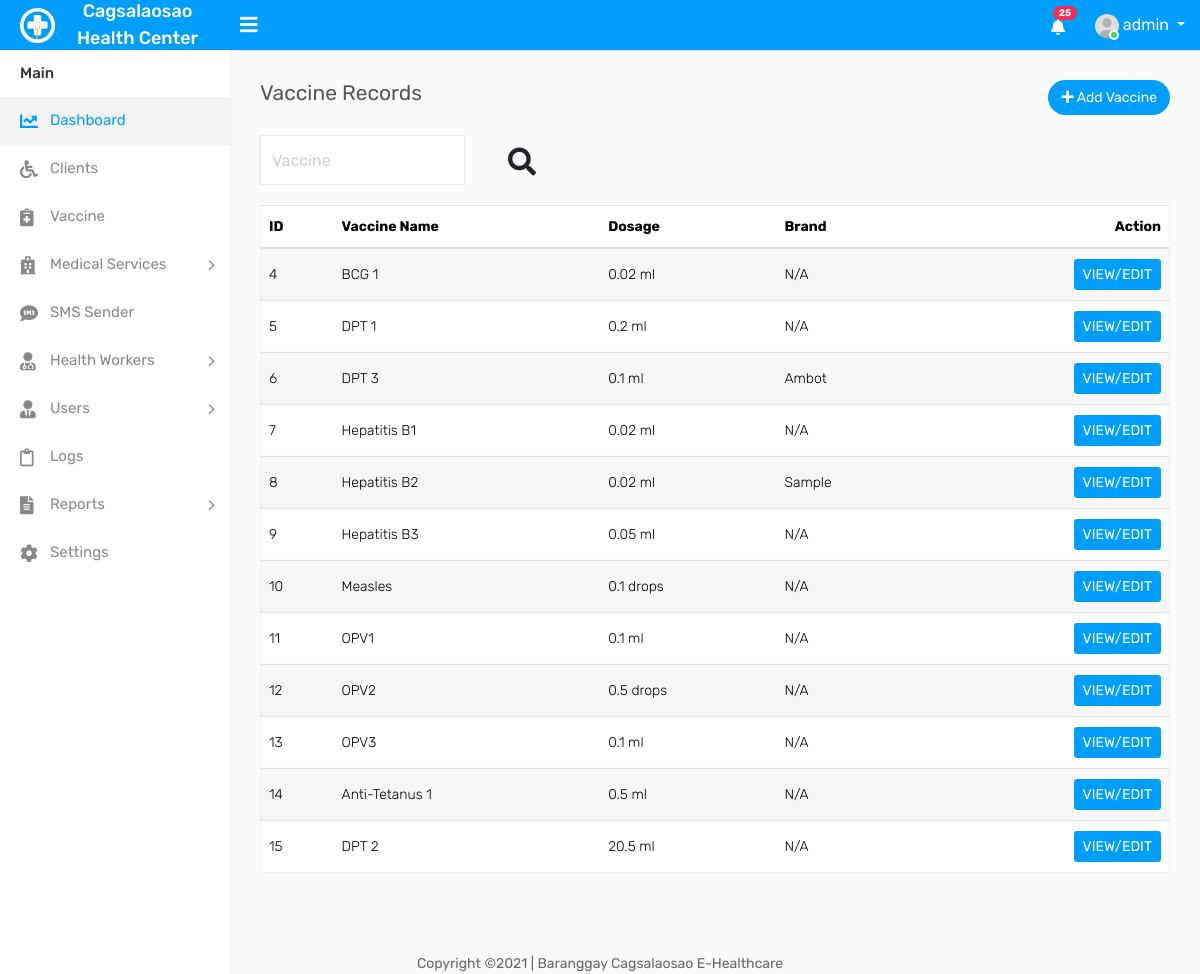
Page /vaccine.php (signed in) on the earlier database version.
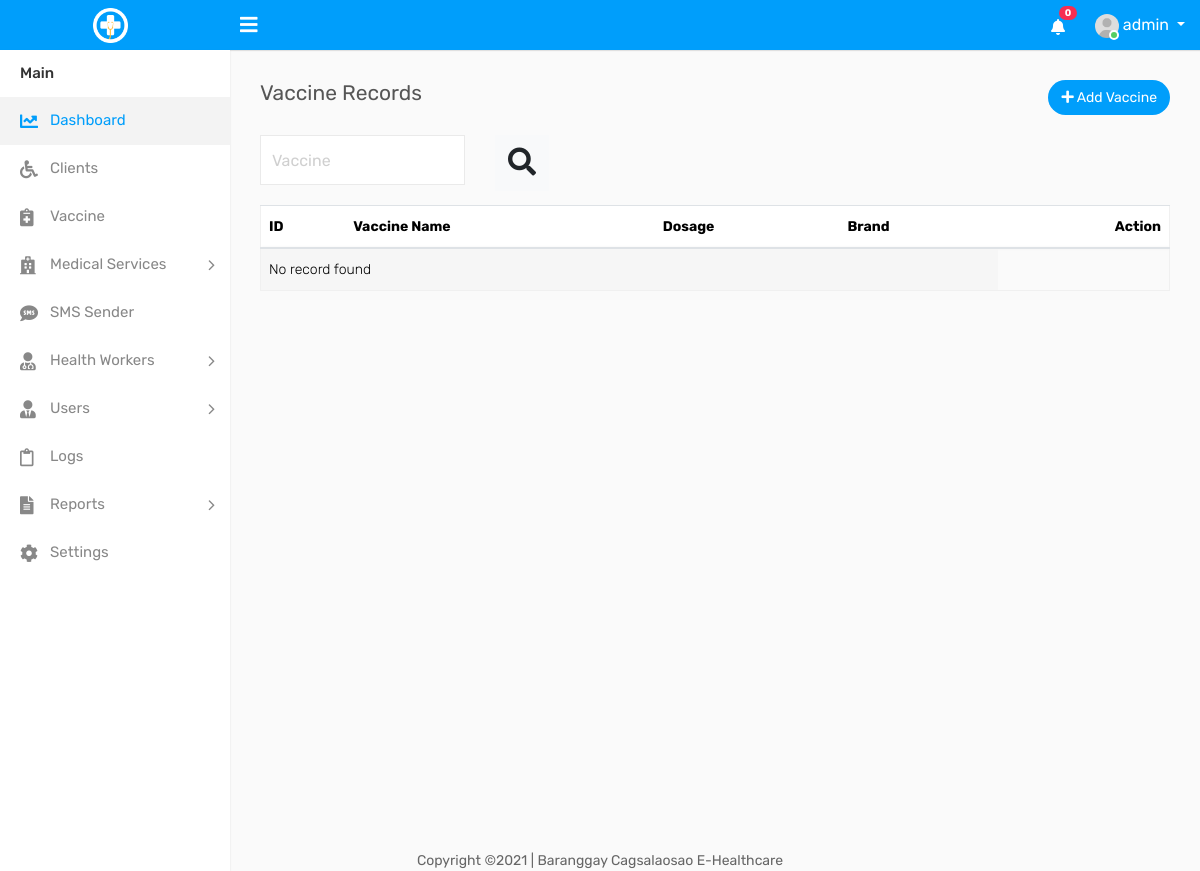
Same page on the later database version.
### tables this page shows
CREATE TABLE IF NOT EXISTS `settings` (
  `name` varchar(55) NOT NULL,
  `contact_person` varchar(55) NOT NULL,
  `brgy` varchar(55) NOT NULL,
  `city` varchar(55) NOT NULL,
  `province` varchar(55) NOT NULL,
  `postalcode` int(11) NOT NULL,
  `email` varchar(55) NOT NULL,
  `phone` varchar(55) NOT NULL,
  `telephone` varchar(55) NOT NULL,
  `web_url` varchar(55) NOT NULL
);

CREATE TABLE IF NOT EXISTS `vaccine` (
`vaccine_id` int(11) NOT NULL,
  `vaccine_name` varchar(55) NOT NULL,
  `vaccine_dosage` varchar(55) NOT NULL,
  `vaccine_brand` varchar(55) NOT NULL,
  `vaccine_manu_date` date NOT NULL,
  `vaccine_expdate` date NOT NULL
);

### vaccine.php (the view, shortened to what the changed rows need)
<!DOCTYPE html>
<html lang="en">
<?php include('includes/head.php') ?>
<body>
    <div class="main-wrapper">
<?php include('includes/topnav.php') ?>
        <div class="page-wrapper">
         <div class="content">
                <div class="row">
                    <div class="col-md-12">
                        <div class="table-responsive">
                            <table class="table table-border table-striped custom-table datatable mb-0">
                                <thead>
                                    <tr>
                                        <th>ID</th>
                                        <th>Vaccine Name</th>
                                        <th>Dosage</th>
                                        <th>Brand </th>
                                        <th class="text-right">Action</th>
                                    </tr>
                                </thead>
                                <tbody>
                                   <?php
                                        if(isset($_GET['name']))
                                        {
                                            $values = $_GET['name'];
                                            $query="select * from vaccine where vaccine_name  like '%$values%'  " ;
                                             $query_run = mysqli_query($con,$query);
                                            if (mysqli_num_rows($query_run)>0)
                                            {
                                                foreach($query_run as $items)
                                                {
                                                    ?>
                                                    <tr>
                                                    <td><?= $items['vaccine_id'] ?></td>
                                                    <td><?= $items['vaccine_name'] ?></td>
                                                    <td><?= $items['vaccine_dosage']." ".$items['vaccine_dose_type'] ?></td>
                                                    <td><?= $items['vaccine_brand'] ?></td>
                                                    <form action="edit-vaccine.php" method="POST">
                                                      <input type="hidden" name="id" value="<?php echo  $items['vaccine_id']
                                             ?>">
                                                    <td class="text-right">
                                                        <input type="submit" name="edit" class="btn  btn-primary btn-sm" value="VIEW/EDIT">
                                                    </td>
                                                    </form>
                                                </tr>
                                                    <?php
                                                }
                                            }
                                             else
                                            {
                                                ?>
                                                    <tr>
                                                        <td colspan="6">No record found</td>
                                                    </tr>
                                                <?php
                                            }
                                        }
                                        else
                                        {
                                            $query="select * from vaccine ";
                                             $query_run = mysqli_query($con,$query);
                                            if (mysqli_num_rows($query_run)>0)
                                            {
                                                foreach($query_run as $items)
                                                {
                                                    ?>
                                                    <tr>
                                                    <td><?= $items['vaccine_id'] ?></td>
                                                    <td><?= $items['vaccine_name'] ?></td>
                                                    <td><?= $items['vaccine_dosage']." ".$items['vaccine_dose_type'] ?></td>
                                                    <td><?= $items['vaccine_brand'] ?></td>
                                                    <form action="edit-vaccine.php" method="POST">
                                                    <td class="text-right">
                                                        <input type="submit" name="edit" class="btn  btn-primary btn-sm" value="VIEW/EDIT">
                                                    </td>
                                                    </form>
                                                </tr>
                                                    <?php
                                                }
                                            }
                                             else
                                            {
                                                ?>
                                                    <tr>
                                                        <td colspan="4">No record found</td>
                                                    </tr>
                                                <?php
                                            }
                                        }
                                    ?>
                                </tbody>
                            </table>
                        </div>
                    </div>
                </div>
            </div>
        </div>
    </div>
</body>
</html>

### includes/topnav.php (shortened to what the changed rows need)
 <?php
        include('dbcon.php');
  ?>
        <div class="header">
			<div class="header-left">
				<a href="index.php" class="logo">
					<img src="assets/img/logo.png" width="35" height="35" alt=""> <span>
<?php
                                     $query="select * from settings limit 1 ";
                                        $query_run= mysqli_query($con,$query);
                                         if ($query_run)
                                        {
                                            while ($row=mysqli_fetch_array($query_run))
                                            {
                                                echo $row['name'];
                                            }
                                        }
?>
                    </span>
				</a>
			</div>
            <ul class="nav user-menu float-right">
                <li class="nav-item dropdown d-none d-sm-block">
                    <a href="#" class="dropdown-toggle nav-link" data-toggle="dropdown"><i class="fas fa-bell"></i> <span class="badge badge-pill bg-danger float-right">
                        <?php
                                    $rt = mysqli_query($con,"SELECT * FROM log  ");
                                    $num1 = mysqli_num_rows($rt);
                                     echo htmlentities($num1);
                        ?>
                    </span></a>
                </li>
            </ul>
        </div>

Differences in the rows shown:
removed settings: name "Cagsalaosao Health Center"
removed vaccine: vaccine_id "4", vaccine_name "BCG 1", vaccine_dosage "0.02", vaccine_dose_type "ml", vaccine_brand "N/A"
removed vaccine: vaccine_id "5", vaccine_name "DPT 1", vaccine_dosage "0.2", vaccine_dose_type "ml", vaccine_brand "N/A"
removed vaccine: vaccine_id "6", vaccine_name "DPT 3", vaccine_dosage "0.1", vaccine_dose_type "ml", vaccine_brand "Ambot"
removed vaccine: vaccine_id "7", vaccine_name "Hepatitis B1", vaccine_dosage "0.02", vaccine_dose_type "ml", vaccine_brand "N/A"
removed vaccine: vaccine_id "8", vaccine_name "Hepatitis B2", vaccine_dosage "0.02", vaccine_dose_type "ml", vaccine_brand "Sample"
removed vaccine: vaccine_id "9", vaccine_name "Hepatitis B3", vaccine_dosage "0.05", vaccine_dose_type "ml", vaccine_brand "N/A"
removed vaccine: vaccine_id "10", vaccine_name "Measles", vaccine_dosage "0.1", vaccine_dose_type "drops", vaccine_brand "N/A"
removed vaccine: vaccine_id "11", vaccine_name "OPV1", vaccine_dosage "0.1", vaccine_dose_type "ml", vaccine_brand "N/A"
removed vaccine: vaccine_id "12", vaccine_name "OPV2", vaccine_dosage "0.5", vaccine_dose_type "drops", vaccine_brand "N/A"
removed vaccine: vaccine_id "13", vaccine_name "OPV3", vaccine_dosage "0.1", vaccine_dose_type "ml", vaccine_brand "N/A"
removed vaccine: vaccine_id "14", vaccine_name "Anti-Tetanus 1", vaccine_dosage "0.5", vaccine_dose_type "ml", vaccine_brand "N/A"
removed vaccine: vaccine_id "15", vaccine_name "DPT 2", vaccine_dosage "20.5", vaccine_dose_type "ml", vaccine_brand "N/A"
Other differences:
$num1: "25" → "0"
text now shown: "No record found"
